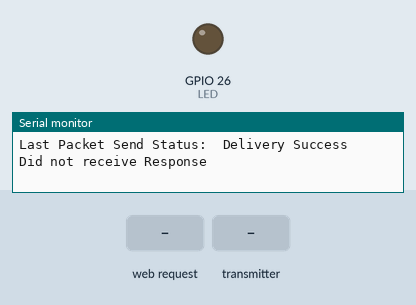
Bench run of a sketch on a simulated ESP32. Shown: output pins drawn as LEDs (lit = HIGH), the last lines printed to the serial monitor. The test bench sets the inputs (shaded band).

Above: at 2.2 s.
2.3 s: HTTP request GET /gate2/open received
At 3.2 s:
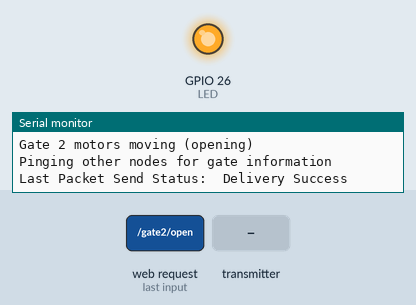
3.8 s: the transmitter starts sending message = 0
5.8 s: HTTP request GET /gate1/open received
7.3 s: HTTP request GET /gate1/close received
Timing chart, 0 to 9.8 s (numbered marks = the images above; inputs shaded):
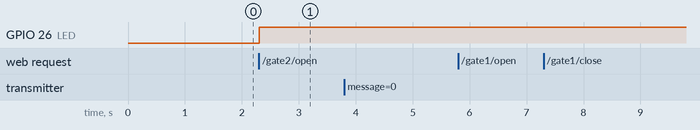

Measured:
- after the input at 2.3 s, GPIO 26 (LED): LOW → HIGH at once

The sketch:

TwoWayTest-secondDevice_webserver.ino
```cpp
/*WiFiAccessPoint.ino creates a WiFi access point and provides a web server on
  it.

  Steps:
  1. Connect to the access point "yourAp"
  2. Point your web browser to http://192.168.4.1/H to turn the LED on or
  http://192.168.4.1/L to turn it off OR Run raw TCP "GET /H" and "GET /L" on
  PuTTY terminal with 192.168.4.1 as IP address and 80 as port

  Created for arduino-esp32 on 04 July, 2018
  by Elochukwu Ifediora (fedy0)
*/

#include <WiFi.h>
#include <WiFiAP.h>
#include <WiFiClient.h>
#include <Wire.h>
#include <esp_now.h>


#define LED 26
#define closeGate1 10
#define openGate1 11
#define queryThis 22
#define closeGate2 20
#define openGate2 21
#define queryOther 12
#define ledPin 3
#define thisNode 2
#define otherNode 1
#define notConnected -1
#define reset -1
const long timeoutTime = 1000;
// Current time
unsigned long currentTime = millis();
// Previous time
unsigned long previousTime = 0;

int g1 = notConnected;
int g2 = false;


String header;
// Set these to your desired credentials.
const char *ssid = "ESP32 c8:f0:9e:9b:88:7c (node 2)";
const char *password = "Password";
WiFiServer server(80);

// REPLACE WITH THE MAC Address of your receiver
uint8_t broadcastAddress[] = {0x40, 0x22, 0xd8, 0x05, 0x2b, 0x98};

// Define variables to store incoming readings
int incomingMessage = notConnected;

// Variable to store if sending data was successful
String success;

// Structure example to send data
// Must match the receiver structure
typedef struct struct_message {
	int message;
} struct_message;

struct_message incomingPacket;
struct_message outgoingPacket;
esp_now_peer_info_t peerInfo;

void OnDataSent(const uint8_t *mac_addr, esp_now_send_status_t status) {
	Serial.print("\rLast Packet Send Status:\t");
	Serial.println(status == ESP_NOW_SEND_SUCCESS ? "Delivery Success"
	                                              : "Delivery Fail");
	if (status == 0) {
		success = "Delivery Success :)";
	} else {
		success = "Delivery Fail :(";
	}
}
// Callback when data is received
void OnDataRecv(const uint8_t *mac, const uint8_t *incomingData, int len) {
	memcpy(&incomingPacket, incomingData, sizeof(incomingPacket));
	Serial.print("Bytes received: ");
	Serial.println(incomingPacket.message);
	incomingMessage = incomingPacket.message;
	esp_err_t result;
	if (incomingMessage == queryThis) {
		outgoingPacket.message = g2;
		result = esp_now_send(broadcastAddress, (uint8_t *)&outgoingPacket,
		                      sizeof(outgoingPacket));
		if (result == ESP_OK) {
			Serial.println("Query Response (ESP-NOW)" + String(g2));
		}
	}  // else if (incomingMessage == queryOther) {
	// 	outgoingPacket.message = g2;
	// }

	// if receive messsage from another device
	if (incomingMessage == openGate2) {
		Serial.println("RECEIVED: open Gate2 (ESP-NOW)");
		g2 = true;
		gateOpen(thisNode);
	}
	if (incomingMessage == closeGate2) {
		Serial.println("RECEIVED: close Gate2 (ESP-NOW)");
		g2 = false;
		gateClose(thisNode);
	}
}

void gateClose(int gateNum) {
	// check if gate is closed
digitalWrite (LED, LOW);
	Serial.println("Gate " + String(gateNum) + " motors moving (closing)");
	//
}

void gateOpen(int gateNum) {
	digitalWrite (LED, HIGH);
	Serial.println("Gate " + String(gateNum) + " motors moving (opening)");
}

void setup() {
	pinMode(LED, OUTPUT);

	Serial.begin(115200);
	Serial.println();
	Serial.println("Configuring access point...");
	// Set device as a Wi-Fi Station and access point
	WiFi.mode(WIFI_AP_STA);
	// You can remove the password parameter if you want the AP to be open.
	WiFi.softAP(ssid, password);
	IPAddress myIP = WiFi.softAPIP();
	Serial.print("AP IP address: ");
	Serial.println(myIP);
	server.begin();

	Serial.println("Server started");

	// Init ESP-NOW
	if (esp_now_init() != ESP_OK) {
		Serial.println("Error initializing ESP-NOW");
		return;
	} else {
		Serial.println("ESP_NOW initialized");
	}

	// Once ESPNow is successfully Init, we will register for Send CB to
	// get the status of Trasnmitted packet
	esp_now_register_send_cb(OnDataSent);
	// Register peer
	memcpy(peerInfo.peer_addr, broadcastAddress, 6);
	peerInfo.channel = 0;
	peerInfo.encrypt = false;
	// Add peer
	if (esp_now_add_peer(&peerInfo) != ESP_OK) {
		Serial.println("Failed to add peer");
		return;
	}
	// Register for a callback function that will be called when data is
	// received
	esp_now_register_recv_cb(OnDataRecv);

	// ping other system to get status on startup
	// close own gate
	Serial.println("INITIALIZATION: gate(s) on this Node CLOSING");
	gateClose(thisNode);
	g2 = false;
	esp_err_t result;
	outgoingPacket.message = queryOther;
	Serial.println("INITIALIZATION: Pinging other nodes for gate information");
	result = esp_now_send(broadcastAddress, (uint8_t *)&outgoingPacket,
	                      sizeof(outgoingPacket));
	bool flag = false;
	if (success == "Delivery Fail :(") {
		// mark as not connected
		g1 = notConnected;
		Serial.println("ERROR: Unable to establish connection!");
		// continue
	} else {
		currentTime = millis();
		previousTime = currentTime;
		while ((currentTime - previousTime) <= timeoutTime) {
			currentTime = millis();
			// wait
			if (incomingMessage == true || incomingMessage == false) {
				flag = true;
				Serial.println(
				    "INITIALIZATION: received information about other gate(s)");
				g1 = incomingMessage;
				incomingMessage = reset;
				break;
			}
		}
		if (flag == false) {
			Serial.println("Did not receive Response");
		}
	}
}

void loop() {
	WiFiClient client = server.available();  // listen for incoming clients
	esp_err_t result;
	if (client) {
				currentTime = millis();
		previousTime = currentTime;                   // if you get a client,
		Serial.println("New Client.");  // print a message out the serial port
		String currentLine = "";

		// make a String to hold incoming data from the client
		while (client.connected() &&
		       currentTime - previousTime <=
		           timeoutTime) {  // loop while the client's connected
			currentTime = millis();
			if (client.available()) {  // if there's bytes to read from the//
				                       // client,// read a byte, then

				char c = client.read();
				// Serial.write(c);
				header += c;
				if (c == '\n') {  // if the byte is a newline character
					// if the current line is blank, you got two newline
					// characters in a row. that's the end of the client HTTP
					// request, so send a response:
					if (currentLine.length() == 0) {
						// HTTP headers always start with a response code (e.g.
						// HTTP/1.1 200 OK) and a content-type so the client
						// knows what's coming, then a blank line:
						client.println("HTTP/1.1 200 OK");
						client.println("Content-type:text/html");
						client.println("Connection: close");
						client.println();

						// response to query of gate 1
						// if (incomingMessage == true) {
						// 	Serial.println("query result: Gate is open\n");
						// 	incomingMessage = -1;
						// 	g2 = true;
						// } else if (incomingMessage == false) {
						// 	Serial.println("query result: Gate is closed\n");
						// 	incomingMessage = -1;
						// 	g2 = false;
						// }

						// Opens gate 1
						if (header.indexOf("GET /gate1/open") >= 0) {
							header = "";
							Serial.println(
							    "Attempting to establish ESP-NOW connection");
							outgoingPacket.message = openGate1;
							result = esp_now_send(broadcastAddress,
							                      (uint8_t *)&outgoingPacket,
							                      sizeof(outgoingPacket));
							if (success == "Delivery Success :)") {
								Serial.println(
								    " COMMAND: open Gate1 (ESP-NOW)");
								g1 = true;
							} else {
								Serial.println(
								    "Unable to establish ESP-NOW connection "
								    "(open gate 1)");
								g1 = notConnected;
							}

						} else if (header.indexOf("GET /gate1/close") >= 0) {
							header = "";

							Serial.println(
							    "Attempting to establish ESP-NOW connection");
							outgoingPacket.message = closeGate1;
							result = esp_now_send(broadcastAddress,
							                      (uint8_t *)&outgoingPacket,
							                      sizeof(outgoingPacket));
							if (success == "Delivery Success :)") {
								Serial.println(
								    " COMMAND: close Gate1 (ESP-NOW)");
								g1 = false;
							} else {
								Serial.println(
								    "Unable to establish ESP-NOW connection "
								    "(close gate 1)");
								g1 = notConnected;
							}
						} else if (header.indexOf("GET /gate2/open") >= 0) {
							header = "";
							Serial.println(
							    "RECEIVED: Open gate 2 (web server)");
							g2 = true;
							gateOpen(2);
						} else if (header.indexOf("GET /gate2/close") >= 0) {
							header = "";
							Serial.println(
							    "RECEIVED: Close gate 2 (web server)");
							g2 = false;
							gateClose(2);
						} else if (header.indexOf("GET /gate1/status") >= 0) {
							header = "";
							Serial.println("Trying to get gate 1 status");
							outgoingPacket.message = queryOther;
							result = esp_now_send(broadcastAddress,
							                      (uint8_t *)&outgoingPacket,
							                      sizeof(outgoingPacket));
							bool flag = false;
							if (success == "Delivery Fail :(") {
								// mark as not connected
								g1 = notConnected;
								Serial.println(
								    "ERROR: Unable to establish connection!");
								// continue
							} else {
								currentTime = millis();
								previousTime = currentTime;
								while ((currentTime - previousTime) <=
								       timeoutTime) {
									currentTime = millis();
									// wait
									if (incomingMessage == true ||
									    incomingMessage == false) {
										flag = true;
										Serial.println("Success!");
										g1 = incomingMessage;
										incomingMessage = reset;
									}
								}
								if (flag == false) {
									Serial.println("Did not receive Response");
									g1 = notConnected;
								}
							}

						} else if (header.indexOf("GET /gate2/status") >= 0) {
							header = "";
							Serial.println("Trying to get gate 2 status");
						}

						esp_err_t result;
						outgoingPacket.message = queryOther;
						Serial.println(
						    "Pinging other nodes for gate information");
						result = esp_now_send(broadcastAddress,
						                      (uint8_t *)&outgoingPacket,
						                      sizeof(outgoingPacket));
						bool flag = false;
						if (success == "Delivery Fail :(") {
							// mark as not connected
							g1 = notConnected;
							Serial.println(
							    "ERROR: Unable to establish connection!");
							// continue
						} else {
							currentTime = millis();
							previousTime = currentTime;
							while ((currentTime - previousTime) <=
							       timeoutTime) {
								currentTime = millis();
								// wait
								if (incomingMessage == true ||
								    incomingMessage == false) {
									flag = true;
									Serial.println(
									    "Received information about other "
									    "gate(s)");
									g1 = incomingMessage;
									incomingMessage = reset;
									break;
								}
							}
							if (flag == false) {
								Serial.println("Did not receive Response");
								g1 = notConnected;
							}
						}
						Serial.println("Making website now! g1 is " + String(g1));
						// Display the HTML web page
						client.println("<!DOCTYPE html><html>");
						client.println(
						    "<head><meta name=\"viewport\" "
						    "content=\"width=device-width, "
						    "initial-scale=1\">");
						client.println("<link rel=\"icon\" href=\"data:,\">");
						// CSS to style the on/off buttons
						// Feel free to change the background-color and
						// font-size attributes to fit your preferences
						client.println(
						    "<style>html { font-family: Roboto; display: "
						    "inline-block; margin: 0px auto; text-align: "
						    "center;}");
						client.println(
						    ".button { background-color: #4CAF50; border: "
						    "none; color: white; padding: 16px 40px;");
						client.println(
						    "text-decoration: none; font-size: 30px; "
						    "margin: "
						    "2px; cursor: pointer;}");
						client.println(
						    ".button2 {background-color: "
						    "#555555;}</style></head>");

						// Web Page Heading
						client.println("<body><h1>Simple Jim's</h1>");

						// Display current state, and ON/OFF buttons for
						// GPIO 26
						String state;
						if (g1 == true) {
							state = "Open";
						} else if (g1 == false) {
							state = "Closed";
						} else if (g1 == notConnected) {
							state = "Not Connected";
						}
						client.println("<p>Gate 1 - State " + state + "</p>");
						// If the output26State is off, it displays the ON
						// button
						if (state == "Closed") {
							client.println(
							    "<p><a href=\"/gate1/open\"><button "
							    "class=\"button\">OPEN</button></a></p>");
						} else if (state == "Open") {
							client.println(
							    "<p><a href=\"/gate1/close\"><button "
							    "class=\"button "
							    "button2\">CLOSE</button></a></p>");
						} else {
							client.println(
							    "<p><a href=\"/gate1/status\"><button "
							    "class=\"button "
							    "button2\">Connect</button></a></p>");
						}

						if (g2 == true) {
							state = "Open";
						} else if (g2 == false) {
							state = "Closed";
						} else if (g2 == notConnected) {
							state = "Not Connected";
						}
						// Display current state, and ON/OFF buttons for
						// GPIO 27
						client.println("<p>Gate 2 - State " + state + "</p>");
						// If the output27State is off, it displays the ON
						// button
						if (state == "Closed") {
							client.println(
							    "<p><a href=\"/gate2/open\"><button "
							    "class=\"button\">OPEN</button></a></p>");
						} else if (state == "Open") {
							client.println(
							    "<p><a href=\"/gate2/close\"><button "
							    "class=\"button "
							    "button2\">CLOSE</button></a></p>");
						} else {
							client.println(
							    "<p><a href=\"/gate2/status\"><button "
							    "class=\"button "
							    "button2\">Connect</button></a></p>");
						}
						client.println("</body></html>");

						// The HTTP response ends with another blank line
						client.println();
						// Break out of the while loop
						break;
					} else {  // if you got a newline, then clear
						      // currentLine
						currentLine = "";
					}
				} else if (c != '\r') {  // if you got anything else but a
					                     // carriage return character,
					currentLine += c;    // add it to the end of the currentLine
				}
			}
		}
		// Clear the header variable
		header = "";
		// Close the connection
		client.stop();
		Serial.println("Client disconnected.");
		Serial.println("");
	}
}
```
